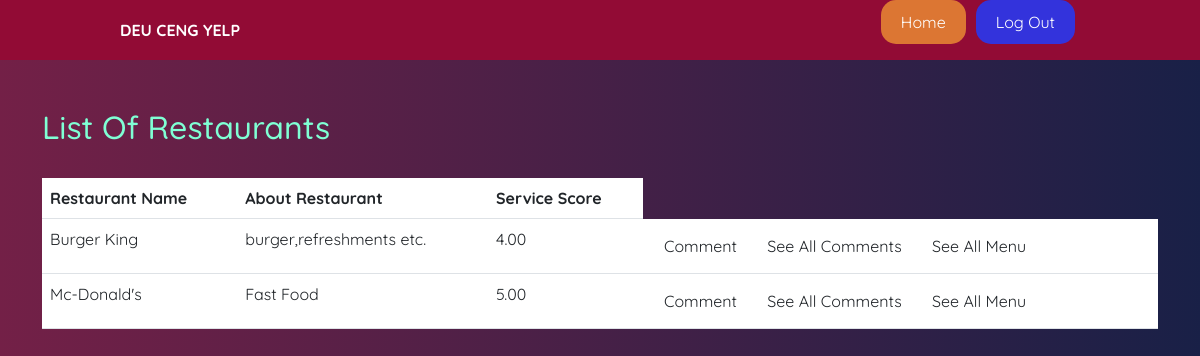
Page /Homeafterlogin.php on the committed database.
### tables this page shows
CREATE TABLE `restaurants` (
  `RestaurantId` int NOT NULL AUTO_INCREMENT,
  `UserId` int DEFAULT NULL,
  `RestaurantName` varchar(50) DEFAULT NULL,
  `About` varchar(45) DEFAULT NULL,
  `ServiceScore` double DEFAULT '0',
  `TypeId` int NOT NULL,
  PRIMARY KEY (`RestaurantId`),
  KEY `fk_restaurants_restaurant_types_idx` (`TypeId`),
  CONSTRAINT `fk_restaurants_restaurant_types` FOREIGN KEY (`TypeId`) REFERENCES `restaurant_types` (`TypeId`)
);

### Homeafterlogin.php (the view, shortened to what this page needs)
<!DOCTYPE html>
<html lang="en">
<head>
    <link rel="stylesheet" href="	https://cdn.jsdelivr.net/npm/bootstrap@5.3.0-alpha1/dist/css/bootstrap.min.css">
</head>
<body style="background-image: image(src='images/Home.jpg');">
    <header>
        <a class="logo">DEU CENG YELP</a>
        <nav>
            <ul>
                <li><a href="http://localhost/Restaurant_Review/Homeafterlogin.php#" class="cta">Home</a></li>
                <li><a href="http://localhost/Restaurant_Review/login.php" class="cta1">Log Out</a></li>
            </ul>
        </nav>
    </header>
    <div class="container my-5">
        <h2>List Of Restaurants</h2>
        <br>
        <table class="table">
            <thead>
                <tr>
                    <th>Restaurant Name</th>
                    <th> About Restaurant </th>
                    <th>Service Score</th>
                </tr>
            </thead>
            <tbody>
                <?php
                include "databasequery.php";
                $sql = "SELECT * FROM restaurants";
                $result = $conn->query($sql);
                while ($row = $result->fetch()) {
                    $controlaccount1 = $conn->prepare('SELECT Score FROM reviews where RestaurantId = ?');
                    $controlaccount1->execute([$row["RestaurantId"]]);
                    $counter = 0;
                    $sum = 0.00;
                    $final_score = 0;
                    while ($row9 = $controlaccount1->fetch()) {
                        $counter = $counter + 1;
                        $sum = $sum + $row9['Score'];
                    }
                    if ($counter!=0) {
                        $final_score =floatval($sum / $counter) ;
                    }
                    $final_score2=number_format((float) $final_score, 2, '.', '');
                    echo "
                        <tr>
                        <td>$row[RestaurantName] </td>
                        <td>$row[About] </td>
                        <td > $final_score2</td>
                        <td>
                        <form >
                        <a style='background-color:white;' href='http://localhost/Restaurant_Review/Comment.php?id=$row[RestaurantId]' class='btn'>Comment</a>
                        <a style='background-color:white; 'href='http://localhost/Restaurant_Review/Restaurantcomments.php?id=$row[RestaurantId]' class='btn'>See All Comments</a>
                        <a style='background-color:white; 'href='http://localhost/Restaurant_Review/CustomerFoodPage.php?id=$row[RestaurantId]' class='btn'>See All Menu</a>
                        </td>
                        </tr>
                        ";
                }
                ?>
            </tbody>
        </table>
    </div>
</body>
</html>

### Homeafterlogin.php (style rules this page uses)
body { margin-left: 0; margin-bottom: 0; margin-top: 0; height: 100%; font-family: 'Quicksand', sans-serif; background-image: linear-gradient(to right, rgba(100, 8, 51, 0.9), rgba(0, 8, 51, 0.9)) }
a { text-decoration: none; }
li { list-style-type: none; }
header { display: flex; flex-direction: row; align-items: center; padding: 0px 10%; background-color: #920b35; justify-content: space-between; }
a { color: #FFF; }
.cta1 { background-color: #3333dc; color: #FFF; border-radius: 15px; }
.logo { color: #FFF; font-weight: 900; }
nav ul { display: flex; flex-direction: row; }
nav ul li { margin-left: 5px; margin-right: 5px; }
nav ul li a { color: #FFF; display: block; padding: 10px 20px; border-radius: 1px; }
.cta { background-color: #DC7633; color: #FFF; border-radius: 15px; }
tr { color: white; }
h2 { color: aquamarine; }

### rows in the picture
restaurants: RestaurantName "Burger King", About "burger,refreshments etc.", final_score2 "4.00"
restaurants: RestaurantName "Mc-Donald's", About "Fast Food", final_score2 "5.00"
